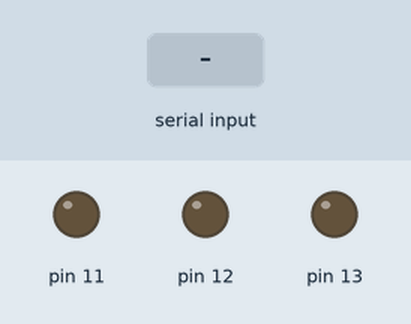
This sketch was run on a simulated Arduino Uno, built with avr-gcc and run on an emulated ATmega328P. Parts: output pins drawn as LEDs (lit = HIGH). The inputs (shaded band) are chosen by the test bench. What the sketch prints to the serial monitor is not drawn.

Above: at 1.2 s.
1.3 s: "v" received over Serial
At 1.7 s:
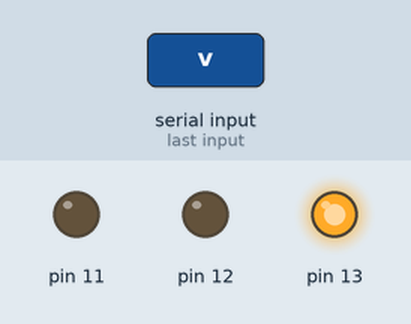
3.8 s: "r" received over Serial
At 4.6 s:
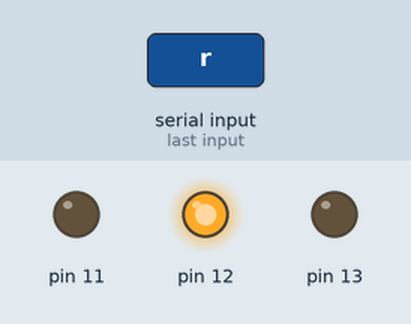
6.3 s: "b" received over Serial
At 6.7 s:
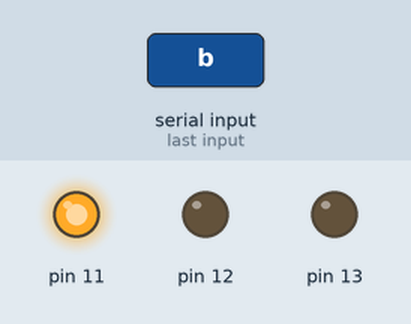
Timing chart, 0 to 9.3 s (numbered marks = the images above; inputs shaded):
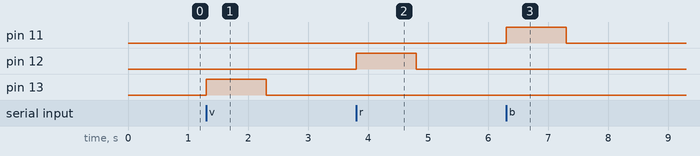

Measured:
- after the input at 1.3 s, pin 13: LOW → HIGH at once, → LOW 1.0 s later
- after the input at 3.8 s, pin 12: LOW → HIGH at once, → LOW 1.0 s later
- after the input at 6.3 s, pin 11: LOW → HIGH at once, → LOW 1.0 s later

The sketch:

serial_microC.ino
```cpp
char code;
void setup() {
  pinMode(11, OUTPUT);
  pinMode(12, OUTPUT);
  pinMode(13, OUTPUT);
  // put your setup code here, to run once:
  Serial.begin(9600);
  while(!Serial){}
  Serial.print("PORT INITIALISE");

}

void loop() {
  // put your main code here, to run repeatedly:
//  Serial.println("\nBonjour!!!");

//  Serial.println();
  if(Serial.available()){
   code = Serial.read();
//
//    Serial.println(code);
//    delay(1000);


    if(code == 'v'){
        digitalWrite(13, HIGH);
        delay(1000);
        digitalWrite(13, LOW);
        delay(1000);
    }else
    if(code == 'r'){
        digitalWrite(12, HIGH);
        delay(1000);
        digitalWrite(12, LOW);
        delay(1000);
    }else
    if(code == 'b'){
        digitalWrite(11, HIGH);
        delay(1000);
        digitalWrite(11, LOW);
        delay(1000);
    }
  }

}
```
